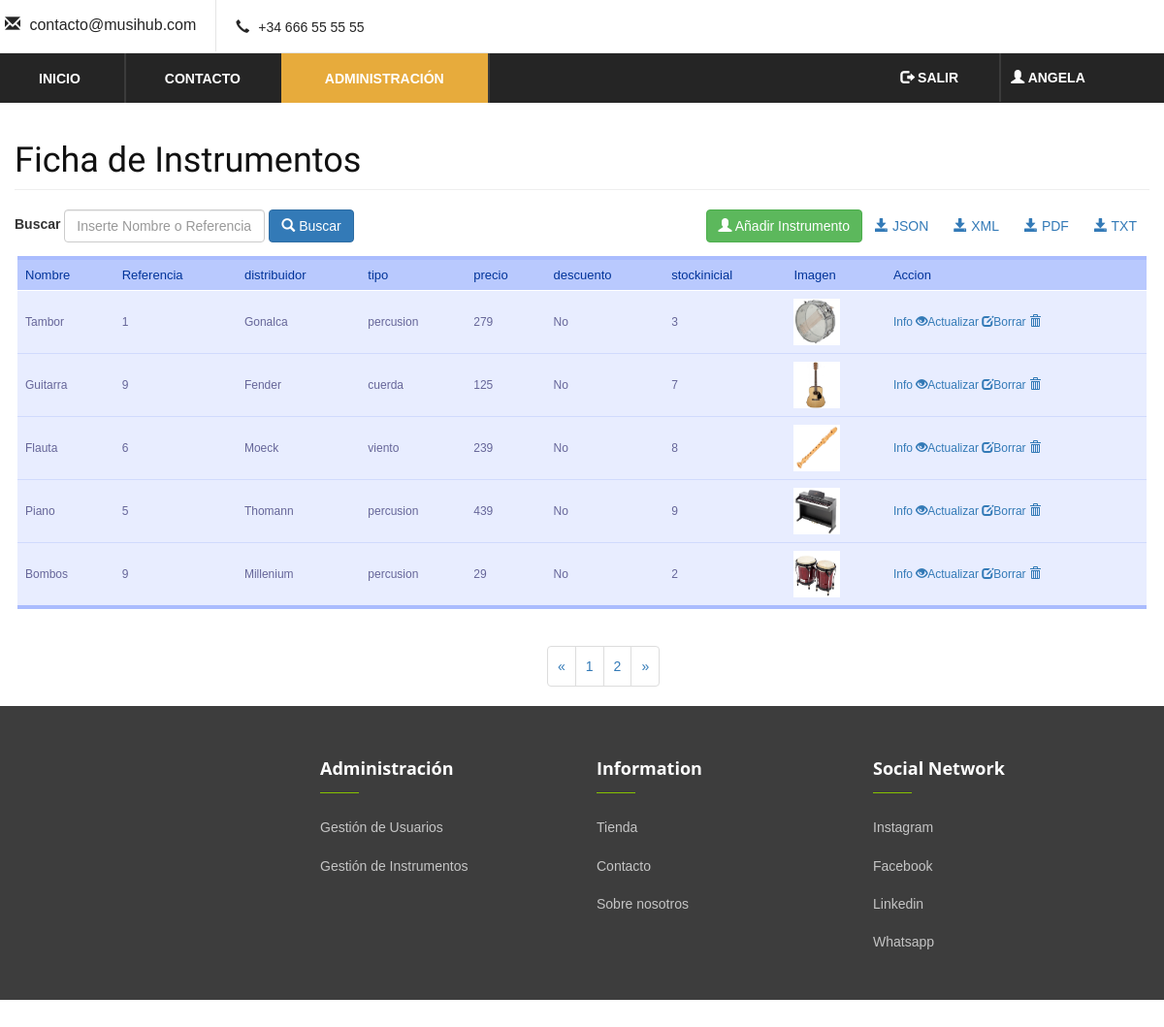
/admin/vistas_instrumentos/listado.php (signed in), run on the app's committed database.
### tables this page shows
CREATE TABLE IF NOT EXISTS `instrumentos` (
  `id` int(11) NOT NULL AUTO_INCREMENT,
  `nombre` text NOT NULL,
  `referencia` text NOT NULL,
  `distribuidor` text NOT NULL,
  `tipo` text NOT NULL,
  `precio` text NOT NULL,
  `descuento` text NOT NULL,
  `stockinicial` text NOT NULL,
  `imagen` text NOT NULL,
  PRIMARY KEY (`id`)
);

### controladores/ControladorBD.php (called while the page is built, shortened)
<?php
class ControladorBD{
    private $servername = "localhost";
    private $username = "root";
    private $password = "";
    private $dbname = "music";
    private $server ="mysql";
    private $bd;
    static private $instancia=null;
    public static function getControlador() {
        if (self::$instancia == null) {
            self::$instancia = new ControladorBD();
        }
        return self::$instancia;
    }
    public function abrirBD(){
        try{
            $this->bd = new PDO($this->server.":host=$this->servername;dbname=$this->dbname", $this->username, $this->password);
            $this->bd->setAttribute(PDO::ATTR_ERRMODE, PDO::ERRMODE_EXCEPTION);
        } catch (PDOException $e) {
            die("conexión fallida " . $e->getMessage());
        }
    }
    public function cerrarBD() {
        $this->bd=null;
    }
    public function consultarBD($consulta, $parametros=null){
        if($parametros!=null)
            return $this->consultarBDParametros($consulta,$parametros);
        else
            return $this->consultarBDDirecta($consulta);
    }
    private function consultarBDParametros($consulta, $parametros) {
        $this->st = $this->bd->prepare($consulta);
        $this->st->execute($parametros);
        return $this->st;
    }
}
?>

### modelos/instrumento.php (called while the page is built, shortened)
<?php
class instrumento {
    private $id;
    private $nombre;
    private $referencia;
    private $distribuidor;
    private $tipo;
    private $precio;
    private $descuento;
    private $stockinicial;
    private $imagen;
    public function __construct($id, $nombre, $referencia, $distribuidor, $tipo, $precio, $descuento, $stockinicial, $imagen) {
        $this->id = $id;
        $this->nombre = $nombre;
        $this->referencia = $referencia;
        $this->distribuidor = $distribuidor;
        $this->tipo = $tipo;
        $this->precio = $precio;
        $this->descuento = $descuento;
        $this->stockinicial = $stockinicial;
        $this->imagen = $imagen;
    }
    function getid() {
        return $this->id;
    }
    function getnombre() {
        return $this->nombre;
    }
    function getreferencia() {
        return $this->referencia;
    }
    function getdistribuidor() {
        return $this->distribuidor;
    }
    function gettipo() {
        return $this->tipo;
    }
    function getprecio() {
        return $this->precio;
    }
    function getdescuento() {
        return $this->descuento;
    }
    function getstockinicial() {
        return $this->stockinicial;
    }
    function getimagen() {
        return $this->imagen;
    }
}
?>

### utilidades/funciones.php (called while the page is built, shortened)
<?php
function encode($str){
    return urlencode(base64_encode($str));
}

### admin/vistas_instrumentos/listado.php (the view, shortened to what this page needs)
<?php
require_once "../../cabecera.php";
if(isset($_SESSION['USUARIO']['email'])){
    if($_SESSION['administrador'] == "si"){
?>
<!DOCTYPE html>
<html lang="es">
<head>
</head>
<body>
    <?php
    require_once CONTROLLER_PATH . "ControladorInstrumento.php";
    require_once CONTROLLER_PATH . "Paginador.php";
    require_once UTILITY_PATH . "funciones.php";
    ?>
    <div class="container-fluid">
        <div class="row">
            <div class="col-md-12">
                <div class="page-header clearfix">
                    <h2 class="pull-left">Ficha de Instrumentos</h2>
                </div>
                    <form class="form-inline" action="<?php echo htmlspecialchars($_SERVER["PHP_SELF"]); ?>" method="post" id="no_imprimir">
                        <div class="form-group mx-sm-5 mb-2">
                            <label for="instrumento">Buscar</label>
                            <input type="text" id="buscar" name="instrumento" class="form-control" placeholder="Inserte Nombre o Referencia">
                        </div>
                        <button type="submit" class="btn btn-primary mb-2"> <span class="glyphicon glyphicon-search"></span> Buscar</button>
                        <a href="../../utilidades/descargar.php?opcion=TXT" class="btn pull-right" target="_blank"><span class="glyphicon glyphicon-save"></span> TXT</a>
                        <a href="../../utilidades/descargar.php?opcion=PDF" class="btn pull-right" target="_blank"><span class="glyphicon glyphicon-save"></span> PDF</a>
                        <a href="../../utilidades/descargar.php?opcion=XML" class="btn pull-right" target="_blank"><span class="glyphicon glyphicon-save"></span> XML</a>
                        <a href="../../utilidades/descargar.php?opcion=JSON" class="btn pull-right" target="_blank"><span class="glyphicon glyphicon-save"></span> JSON</a>
                        <a href="../vistas_instrumentos/create.php" class="btn btn-success pull-right"><span class="glyphicon glyphicon-user"></span> Añadir Instrumento</a>
                    </form>
                </div>
                <?php
                if (!isset($_POST["instrumento"])) {
                    $referencia = "";
                    $nombre = "";
                } else {
                    $referencia = filtrado($_POST["instrumento"]);
                    $nombre = filtrado($_POST["instrumento"]);
                }
                $pagina = (isset($_GET['page'])) ? $_GET['page'] : 1;
                $enlaces = (isset($_GET['enlaces'])) ? $_GET['enlaces'] : 10;
                $consulta = "SELECT * FROM instrumentos WHERE referencia LIKE :referencia OR nombre LIKE :nombre";
                $parametros = array(':referencia' => "%" . $referencia . "%", ':referencia' => "%" . $referencia . "%", ':nombre' => "%" . $nombre . "%");
                $limite = 5;
                $paginador  = new Paginador($consulta, $parametros, $limite);
                $resultados = $paginador->getDatos($pagina);
                if (count($resultados->datos) > 0) {
                    echo "<table>";
                    echo "<thead>";
                    echo "<tr>";
                    echo "<th>Nombre</th>";
                    echo "<th>Referencia</th>";
                    echo "<th>distribuidor</th>";
                    echo "<th>tipo</th>";
                    echo "<th>precio</th>";
                    echo "<th>descuento</th>";
                    echo "<th>stockinicial</th>";
                    echo "<th>Imagen</th>";
                    echo "<th>Accion</th>";
                    echo "</tr>";
                    echo "</thead>";
                    echo "<tbody>";
                    foreach ($resultados->datos as $a) {
                        $instrumento = new instrumento($a->id, $a->nombre, $a->referencia, $a->distribuidor, $a->tipo, $a->precio, $a->descuento, $a->stockinicial, $a->imagen);
                        echo "<tr>";
                        echo "<td>" . $instrumento->getnombre() . "</td>";
                        echo "<td>" . $instrumento->getreferencia() . "</td>";
                        echo "<td>" . $instrumento->getdistribuidor() . "</td>";
                        echo "<td>" . $instrumento->gettipo() . "</td>";
                        echo "<td>" . $instrumento->getprecio() . "</td>";
                        echo "<td>" . $instrumento->getdescuento() . "</td>";
                        echo "<td>" . $instrumento->getstockinicial() . "</td>";
                        echo "<td><img src='../../imagenes/fotos/" . $instrumento->getimagen() . "' width='48px' height='48px'></td>";
                        echo "<td>";
                        echo "<a class='letra' href='../vistas_instrumentos/read.php?id=" . encode($instrumento->getid()) . "' title='info' data-toggle='tooltip'>Info <span class='glyphicon glyphicon-eye-open'></span></a>";
                        echo "<a class='letra' href='../vistas_instrumentos/update.php?id=" . encode($instrumento->getid()) . "' title='Actualizar' data-toggle='tooltip'>Actualizar <span class='glyphicon glyphicon-edit'></span></a>";
                        echo "<a class='letra' href='../vistas_instrumentos/delete.php?id=" . encode($instrumento->getid()) . "' title='Borrar' data-toggle='tooltip'>Borrar <span class='glyphicon glyphicon-trash'></span></a>";
                        echo "</td>";
                        echo "</tr>";
                    }
                    echo "</tbody>";
                    echo "</table>";
                    echo $paginador->crearLinks($enlaces);
                } else {
                    echo "<p class='lead'><em>No se ha encontrado datos de Instrumentos.</em></p>";
                }
                require_once VIEW_PATH . "../footer.php";
                ?>
                <br><br><br>
</body>
</html>
<?php
}else{
    header("location:/musihub/error403.php");
}
}else{
    header("location:/musihub/error403.php");
}
?>

### css/style.css (style rules this page uses)
html, body { height: 100%; font-family: "Muli", sans-serif; -webkit-font-smoothing: antialiased; }
h1, h2, h3, h4, h5, h6 { margin: 0; color: #111111; font-weight: 400; font-family: "Muli", sans-serif; }
h2 { font-size: 36px; }
img { max-width: 100%; }

### admin/vistas_instrumentos/listado.php (style rules this page uses)
body { font-family: Arial, Helvetica, sans-serif; }
table { font-family: "Lucida Sans Unicode", "Lucida Grande", Sans-Serif; font-size: 12px; margin: 1.5%; width: 97%; border-collapse: collapse; border-bottom: 4px solid #aabcfe; }
th { font-size: 13px; font-weight: normal; padding: 8px; background: #b9c9fe; border-top: 4px solid #aabcfe; border-bottom: 1px solid #fff; color: #039; }
td { padding: 8px; background: #e8edff; border-bottom: 1px solid #d0dafd; color: #669; border-top: 1px solid transparent; }

### data on the page
instrumentos: nombre "Tambor", referencia "1", distribuidor "Gonalca", tipo "percusion", precio "279", descuento "No", stockinicial "3", imagen (picture)
instrumentos: nombre "Guitarra", referencia "9", distribuidor "Fender", tipo "cuerda", precio "125", descuento "No", stockinicial "7", imagen (picture)
instrumentos: nombre "Flauta", referencia "6", distribuidor "Moeck", tipo "viento", precio "239", descuento "No", stockinicial "8", imagen (picture)
instrumentos: nombre "Piano", referencia "5", distribuidor "Thomann", tipo "percusion", precio "439", descuento "No", stockinicial "9", imagen (picture)
instrumentos: nombre "Bombos", referencia "9", distribuidor "Millenium", tipo "percusion", precio "29", descuento "No", stockinicial "2", imagen (picture)

### other printed values
$_SESSION['nombre'] "ANGELA"
